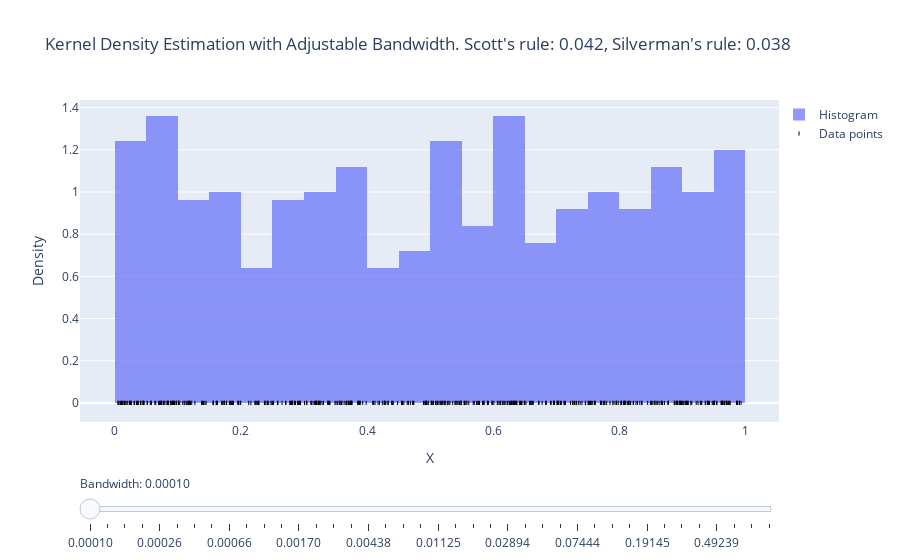

The notebook cell saved with this chart:
### Code cell
# Generate sample data
np.random.seed(42)
# data = np.concatenate([
#     np.random.normal(0.3, 0.05, 200),
#     np.random.normal(0.7, 0.05, 300)
# ])
# data = np.random.normal(0, 1, 500)
data = np.random.rand(500)

data = data[(data >= 0) & (data <= 1)]  # Ensure all data is between 0 and 1

# Calculate Scott's rule and Silverman's rule bandwidths
scott_bw = scott_bandwidth(data)
silverman_bw = silverman_bandwidth(data)

# Create the figure
fig = make_subplots(rows=1, cols=1)

# Add normalized histogram
fig.add_trace(go.Histogram(x=data, name='Histogram', opacity=0.7, nbinsx=30, histnorm='probability density'))

# Generate points for KDE plotting
x_plot = np.linspace(0, 1, 1000)

# Create KDE traces for different bandwidths
bandwidths = np.logspace(-4, 0, 40)  # Log scale from 0.001 to 1
kde_traces = []
null_density_areas = []

for bw in bandwidths:
    kde = KernelDensity(kernel='gaussian', bandwidth=bw).fit(data.reshape(-1, 1))
    y_plot = np.exp(kde.score_samples(x_plot.reshape(-1, 1)))
    trace = go.Scatter(x=x_plot, y=y_plot, mode='lines', name=f'KDE (bw={bw:.3f})', visible=False)
    kde_traces.append(trace)
    fig.add_trace(trace)
    
    # Calculate null density area
    null_density_area = quantify_null_density_area(kde, num_features=1)
    null_density_areas.append(null_density_area)

# Make the first KDE trace visible
kde_traces[0].visible = True

# Add small symbols to show data points
fig.add_trace(go.Scatter(x=data, y=np.zeros_like(data), mode='markers', marker=dict(size=3, color='black', symbol='line-ns-open'), name='Data points'))

# Create slider
steps = []
for i, bw in enumerate(bandwidths):
    step = dict(
        method="update",
        args=[
            {"visible": [True] + [False] * len(bandwidths) + [True]},
            {"annotations": [{
                "text": f"Null density area: {null_density_areas[i]:.4f}",
                "x": 1.,
                "y": 1.1,
                "xref": "paper",
                "yref": "paper",
                "showarrow": False,
                "font": {"size": 14}
            }]}
        ],
        label=f"{bw:.5f}"
    )
    step["args"][0]["visible"][i+1] = True  # +1 because of histogram
    steps.append(step)

sliders = [dict(
    active=0,
    currentvalue={"prefix": "Bandwidth: "},
    pad={"t": 50},
    steps=steps
)]

# Update layout
fig.update_layout(
    sliders=sliders,
    title=f'Kernel Density Estimation with Adjustable Bandwidth. Scott\'s rule: {scott_bw:.3f}, Silverman\'s rule: {silverman_bw:.3f}',
    xaxis_title='X',
    yaxis_title='Density',
    showlegend=True,
    legend=dict(
        y=1, yanchor="top",
        x=1, xanchor="left",
    ),
    xaxis=dict(
        rangeslider=dict(visible=False),
        tickson="boundaries",
        ticklen=20
    )
)

# Update names for better legend
fig.data[0].name = 'Histogram'
for trace in fig.data[1:-1]:  # Exclude the last trace (data points)
    trace.name = 'KDE'

# Show the plot
fig.show()

### Figure 1 — Plotly figure (JSON) as saved in the notebook; plotly's stock layout.template omitted (floating-point values rounded to 4 significant figures; data arrays with more than 128 entries replaced by an {"elided": "..."} marker saying what was removed)
{"data": [{"histnorm": "probability density", "name": "Histogram", "nbinsx": 30, "opacity": 0.7, "type": "histogram", "x": {"elided": "500 float values"}}, {"mode": "lines", "name": "KDE", "type": "scatter", "visible": false, "x": {"elided": "1000 float values"}, "y": {"elided": "1000 float values"}}, {"mode": "lines", "name": "KDE", "type": "scatter", "visible": false, "x": {"elided": "1000 float values"}, "y": {"elided": "1000 float values"}}, {"mode": "lines", "name": "KDE", "type": "scatter", "visible": false, "x": {"elided": "1000 float values"}, "y": {"elided": "1000 float values"}}, {"mode": "lines", "name": "KDE", "type": "scatter", "visible": false, "x": {"elided": "1000 float values"}, "y": {"elided": "1000 float values"}}, {"mode": "lines", "name": "KDE", "type": "scatter", "visible": false, "x": {"elided": "1000 float values"}, "y": {"elided": "1000 float values"}}, {"mode": "lines", "name": "KDE", "type": "scatter", "visible": false, "x": {"elided": "1000 float values"}, "y": {"elided": "1000 float values"}}, {"mode": "lines", "name": "KDE", "type": "scatter", "visible": false, "x": {"elided": "1000 float values"}, "y": {"elided": "1000 float values"}}, {"mode": "lines", "name": "KDE", "type": "scatter", "visible": false, "x": {"elided": "1000 float values"}, "y": {"elided": "1000 float values"}}, {"mode": "lines", "name": "KDE", "type": "scatter", "visible": false, "x": {"elided": "1000 float values"}, "y": {"elided": "1000 float values"}}, {"mode": "lines", "name": "KDE", "type": "scatter", "visible": false, "x": {"elided": "1000 float values"}, "y": {"elided": "1000 float values"}}, {"mode": "lines", "name": "KDE", "type": "scatter", "visible": false, "x": {"elided": "1000 float values"}, "y": {"elided": "1000 float values"}}, {"mode": "lines", "name": "KDE", "type": "scatter", "visible": false, "x": {"elided": "1000 float values"}, "y": {"elided": "1000 float values"}}, {"mode": "lines", "name": "KDE", "type": "scatter", "visible": false, "x": {"elided": "1000 float values"}, "y": {"elided": "1000 float values"}}, {"mode": "lines", "name": "KDE", "type": "scatter", "visible": false, "x": {"elided": "1000 float values"}, "y": {"elided": "1000 float values"}}, {"mode": "lines", "name": "KDE", "type": "scatter", "visible": false, "x": {"elided": "1000 float values"}, "y": {"elided": "1000 float values"}}, {"mode": "lines", "name": "KDE", "type": "scatter", "visible": false, "x": {"elided": "1000 float values"}, "y": {"elided": "1000 float values"}}, {"mode": "lines", "name": "KDE", "type": "scatter", "visible": false, "x": {"elided": "1000 float values"}, "y": {"elided": "1000 float values"}}, {"mode": "lines", "name": "KDE", "type": "scatter", "visible": false, "x": {"elided": "1000 float values"}, "y": {"elided": "1000 float values"}}, {"mode": "lines", "name": "KDE", "type": "scatter", "visible": false, "x": {"elided": "1000 float values"}, "y": {"elided": "1000 float values"}}, {"mode": "lines", "name": "KDE", "type": "scatter", "visible": false, "x": {"elided": "1000 float values"}, "y": {"elided": "1000 float values"}}, {"mode": "lines", "name": "KDE", "type": "scatter", "visible": false, "x": {"elided": "1000 float values"}, "y": {"elided": "1000 float values"}}, {"mode": "lines", "name": "KDE", "type": "scatter", "visible": false, "x": {"elided": "1000 float values"}, "y": {"elided": "1000 float values"}}, {"mode": "lines", "name": "KDE", "type": "scatter", "visible": false, "x": {"elided": "1000 float values"}, "y": {"elided": "1000 float values"}}, {"mode": "lines", "name": "KDE", "type": "scatter", "visible": false, "x": {"elided": "1000 float values"}, "y": {"elided": "1000 float values"}}, {"mode": "lines", "name": "KDE", "type": "scatter", "visible": false, "x": {"elided": "1000 float values"}, "y": {"elided": "1000 float values"}}, {"mode": "lines", "name": "KDE", "type": "scatter", "visible": false, "x": {"elided": "1000 float values"}, "y": {"elided": "1000 float values"}}, {"mode": "lines", "name": "KDE", "type": "scatter", "visible": false, "x": {"elided": "1000 float values"}, "y": {"elided": "1000 float values"}}, {"mode": "lines", "name": "KDE", "type": "scatter", "visible": false, "x": {"elided": "1000 float values"}, "y": {"elided": "1000 float values"}}, {"mode": "lines", "name": "KDE", "type": "scatter", "visible": false, "x": {"elided": "1000 float values"}, "y": {"elided": "1000 float values"}}, {"mode": "lines", "name": "KDE", "type": "scatter", "visible": false, "x": {"elided": "1000 float values"}, "y": {"elided": "1000 float values"}}, {"mode": "lines", "name": "KDE", "type": "scatter", "visible": false, "x": {"elided": "1000 float values"}, "y": {"elided": "1000 float values"}}, {"mode": "lines", "name": "KDE", "type": "scatter", "visible": false, "x": {"elided": "1000 float values"}, "y": {"elided": "1000 float values"}}, {"mode": "lines", "name": "KDE", "type": "scatter", "visible": false, "x": {"elided": "1000 float values"}, "y": {"elided": "1000 float values"}}, {"mode": "lines", "name": "KDE", "type": "scatter", "visible": false, "x": {"elided": "1000 float values"}, "y": {"elided": "1000 float values"}}, {"mode": "lines", "name": "KDE", "type": "scatter", "visible": false, "x": {"elided": "1000 float values"}, "y": {"elided": "1000 float values"}}, {"mode": "lines", "name": "KDE", "type": "scatter", "visible": false, "x": {"elided": "1000 float values"}, "y": {"elided": "1000 float values"}}, {"mode": "lines", "name": "KDE", "type": "scatter", "visible": false, "x": {"elided": "1000 float values"}, "y": {"elided": "1000 float values"}}, {"mode": "lines", "name": "KDE", "type": "scatter", "visible": false, "x": {"elided": "1000 float values"}, "y": {"elided": "1000 float values"}}, {"mode": "lines", "name": "KDE", "type": "scatter", "visible": false, "x": {"elided": "1000 float values"}, "y": {"elided": "1000 float values"}}, {"mode": "lines", "name": "KDE", "type": "scatter", "visible": false, "x": {"elided": "1000 float values"}, "y": {"elided": "1000 float values"}}, {"marker": {"color": "black", "size": 3, "symbol": "line-ns-open"}, "mode": "markers", "name": "Data points", "type": "scatter", "x": {"elided": "500 float values"}, "y": {"elided": "500 int values"}}], "layout": {"legend": {"x": 1, "xanchor": "left", "y": 1, "yanchor": "top"}, "showlegend": true, "sliders": [{"active": 0, "currentvalue": {"prefix": "Bandwidth: "}, "pad": {"t": 50}, "steps": [{"args": [{"visible": [true, true, false, false, false, false, false, false, false, false, false, false, false, false, false, false, false, false, false, false, false, false, false, false, false, false, false, false, false, false, false, false, false, false, false, false, false, false, false, false, false, true]}, {"annotations": [{"font": {"size": 14}, "showarrow": false, "text": "Null density area: 0.5906", "x": 1, "xref": "paper", "y": 1.1, "yref": "paper"}]}], "label": "0.00010", "method": "update"}, {"args": [{"visible": [true, false, true, false, false, false, false, false, false, false, false, false, false, false, false, false, false, false, false, false, false, false, false, false, false, false, false, false, false, false, false, false, false, false, false, false, false, false, false, false, false, true]}, {"annotations": [{"font": {"size": 14}, "showarrow": false, "text": "Null density area: 0.5181", "x": 1, "xref": "paper", "y": 1.1, "yref": "paper"}]}], "label": "0.00013", "method": "update"}, {"args": [{"visible": [true, false, false, true, false, false, false, false, false, false, false, false, false, false, false, false, false, false, false, false, false, false, false, false, false, false, false, false, false, false, false, false, false, false, false, false, false, false, false, false, false, true]}, {"annotations": [{"font": {"size": 14}, "showarrow": false, "text": "Null density area: 0.4426", "x": 1, "xref": "paper", "y": 1.1, "yref": "paper"}]}], "label": "0.00016", "method": "update"}, {"args": [{"visible": [true, false, false, false, true, false, false, false, false, false, false, false, false, false, false, false, false, false, false, false, false, false, false, false, false, false, false, false, false, false, false, false, false, false, false, false, false, false, false, false, false, true]}, {"annotations": [{"font": {"size": 14}, "showarrow": false, "text": "Null density area: 0.3613", "x": 1, "xref": "paper", "y": 1.1, "yref": "paper"}]}], "label": "0.00020", "method": "update"}, {"args": [{"visible": [true, false, false, false, false, true, false, false, false, false, false, false, false, false, false, false, false, false, false, false, false, false, false, false, false, false, false, false, false, false, false, false, false, false, false, false, false, false, false, false, false, true]}, {"annotations": [{"font": {"size": 14}, "showarrow": false, "text": "Null density area: 0.2852", "x": 1, "xref": "paper", "y": 1.1, "yref": "paper"}]}], "label": "0.00026", "method": "update"}, {"args": [{"visible": [true, false, false, false, false, false, true, false, false, false, false, false, false, false, false, false, false, false, false, false, false, false, false, false, false, false, false, false, false, false, false, false, false, false, false, false, false, false, false, false, false, true]}, {"annotations": [{"font": {"size": 14}, "showarrow": false, "text": "Null density area: 0.2166", "x": 1, "xref": "paper", "y": 1.1, "yref": "paper"}]}], "label": "0.00033", "method": "update"}, {"args": [{"visible": [true, false, false, false, false, false, false, true, false, false, false, false, false, false, false, false, false, false, false, false, false, false, false, false, false, false, false, false, false, false, false, false, false, false, false, false, false, false, false, false, false, true]}, {"annotations": [{"font": {"size": 14}, "showarrow": false, "text": "Null density area: 0.1553", "x": 1, "xref": "paper", "y": 1.1, "yref": "paper"}]}], "label": "0.00041", "method": "update"}, {"args": [{"visible": [true, false, false, false, false, false, false, false, true, false, false, false, false, false, false, false, false, false, false, false, false, false, false, false, false, false, false, false, false, false, false, false, false, false, false, false, false, false, false, false, false, true]}, {"annotations": [{"font": {"size": 14}, "showarrow": false, "text": "Null density area: 0.0992", "x": 1, "xref": "paper", "y": 1.1, "yref": "paper"}]}], "label": "0.00052", "method": "update"}, {"args": [{"visible": [true, false, false, false, false, false, false, false, false, true, false, false, false, false, false, false, false, false, false, false, false, false, false, false, false, false, false, false, false, false, false, false, false, false, false, false, false, false, false, false, false, true]}, {"annotations": [{"font": {"size": 14}, "showarrow": false, "text": "Null density area: 0.0568", "x": 1, "xref": "paper", "y": 1.1, "yref": "paper"}]}], "label": "0.00066", "method": "update"}, {"args": [{"visible": [true, false, false, false, false, false, false, false, false, false, true, false, false, false, false, false, false, false, false, false, false, false, false, false, false, false, false, false, false, false, false, false, false, false, false, false, false, false, false, false, false, true]}, {"annotations": [{"font": {"size": 14}, "showarrow": false, "text": "Null density area: 0.0297", "x": 1, "xref": "paper", "y": 1.1, "yref": "paper"}]}], "label": "0.00084", "method": "update"}, {"args": [{"visible": [true, false, false, false, false, false, false, false, false, false, false, true, false, false, false, false, false, false, false, false, false, false, false, false, false, false, false, false, false, false, false, false, false, false, false, false, false, false, false, false, false, true]}, {"annotations": [{"font": {"size": 14}, "showarrow": false, "text": "Null density area: 0.0115", "x": 1, "xref": "paper", "y": 1.1, "yref": "paper"}]}], "label": "0.00106", "method": "update"}, {"args": [{"visible": [true, false, false, false, false, false, false, false, false, false, false, false, true, false, false, false, false, false, false, false, false, false, false, false, false, false, false, false, false, false, false, false, false, false, false, false, false, false, false, false, false, true]}, {"annotations": [{"font": {"size": 14}, "showarrow": false, "text": "Null density area: 0.0034", "x": 1, "xref": "paper", "y": 1.1, "yref": "paper"}]}], "label": "0.00134", "method": "update"}, {"args": [{"visible": [true, false, false, false, false, false, false, false, false, false, false, false, false, true, false, false, false, false, false, false, false, false, false, false, false, false, false, false, false, false, false, false, false, false, false, false, false, false, false, false, false, true]}, {"annotations": [{"font": {"size": 14}, "showarrow": false, "text": "Null density area: 0.0000", "x": 1, "xref": "paper", "y": 1.1, "yref": "paper"}]}], "label": "0.00170", "method": "update"}, {"args": [{"visible": [true, false, false, false, false, false, false, false, false, false, false, false, false, false, true, false, false, false, false, false, false, false, false, false, false, false, false, false, false, false, false, false, false, false, false, false, false, false, false, false, false, true]}, {"annotations": [{"font": {"size": 14}, "showarrow": false, "text": "Null density area: 0.0000", "x": 1, "xref": "paper", "y": 1.1, "yref": "paper"}]}], "label": "0.00215", "method": "update"}, {"args": [{"visible": [true, false, false, false, false, false, false, false, false, false, false, false, false, false, false, true, false, false, false, false, false, false, false, false, false, false, false, false, false, false, false, false, false, false, false, false, false, false, false, false, false, true]}, {"annotations": [{"font": {"size": 14}, "showarrow": false, "text": "Null density area: 0.0000", "x": 1, "xref": "paper", "y": 1.1, "yref": "paper"}]}], "label": "0.00273", "method": "update"}, {"args": [{"visible": [true, false, false, false, false, false, false, false, false, false, false, false, false, false, false, false, true, false, false, false, false, false, false, false, false, false, false, false, false, false, false, false, false, false, false, false, false, false, false, false, false, true]}, {"annotations": [{"font": {"size": 14}, "showarrow": false, "text": "Null density area: 0.0000", "x": 1, "xref": "paper", "y": 1.1, "yref": "paper"}]}], "label": "0.00346", "method": "update"}, {"args": [{"visible": [true, false, false, false, false, false, false, false, false, false, false, false, false, false, false, false, false, true, false, false, false, false, false, false, false, false, false, false, false, false, false, false, false, false, false, false, false, false, false, false, false, true]}, {"annotations": [{"font": {"size": 14}, "showarrow": false, "text": "Null density area: 0.0000", "x": 1, "xref": "paper", "y": 1.1, "yref": "paper"}]}], "label": "0.00438", "method": "update"}, {"args": [{"visible": [true, false, false, false, false, false, false, false, false, false, false, false, false, false, false, false, false, false, true, false, false, false, false, false, false, false, false, false, false, false, false, false, false, false, false, false, false, false, false, false, false, true]}, {"annotations": [{"font": {"size": 14}, "showarrow": false, "text": "Null density area: 0.0000", "x": 1, "xref": "paper", "y": 1.1, "yref": "paper"}]}], "label": "0.00554", "method": "update"}, {"args": [{"visible": [true, false, false, false, false, false, false, false, false, false, false, false, false, false, false, false, false, false, false, true, false, false, false, false, false, false, false, false, false, false, false, false, false, false, false, false, false, false, false, false, false, true]}, {"annotations": [{"font": {"size": 14}, "showarrow": false, "text": "Null density area: 0.0000", "x": 1, "xref": "paper", "y": 1.1, "yref": "paper"}]}], "label": "0.00702", "method": "update"}, {"args": [{"visible": [true, false, false, false, false, false, false, false, false, false, false, false, false, false, false, false, false, false, false, false, true, false, false, false, false, false, false, false, false, false, false, false, false, false, false, false, false, false, false, false, false, true]}, {"annotations": [{"font": {"size": 14}, "showarrow": false, "text": "Null density area: 0.0000", "x": 1, "xref": "paper", "y": 1.1, "yref": "paper"}]}], "label": "0.00889", "method": "update"}, {"args": [{"visible": [true, false, false, false, false, false, false, false, false, false, false, false, false, false, false, false, false, false, false, false, false, true, false, false, false, false, false, false, false, false, false, false, false, false, false, false, false, false, false, false, false, true]}, {"annotations": [{"font": {"size": 14}, "showarrow": false, "text": "Null density area: 0.0000", "x": 1, "xref": "paper", "y": 1.1, "yref": "paper"}]}], "label": "0.01125", "method": "update"}, {"args": [{"visible": [true, false, false, false, false, false, false, false, false, false, false, false, false, false, false, false, false, false, false, false, false, false, true, false, false, false, false, false, false, false, false, false, false, false, false, false, false, false, false, false, false, true]}, {"annotations": [{"font": {"size": 14}, "showarrow": false, "text": "Null density area: 0.0000", "x": 1, "xref": "paper", "y": 1.1, "yref": "paper"}]}], "label": "0.01425", "method": "update"}, {"args": [{"visible": [true, false, false, false, false, false, false, false, false, false, false, false, false, false, false, false, false, false, false, false, false, false, false, true, false, false, false, false, false, false, false, false, false, false, false, false, false, false, false, false, false, true]}, {"annotations": [{"font": {"size": 14}, "showarrow": false, "text": "Null density area: 0.0000", "x": 1, "xref": "paper", "y": 1.1, "yref": "paper"}]}], "label": "0.01805", "method": "update"}, {"args": [{"visible": [true, false, false, false, false, false, false, false, false, false, false, false, false, false, false, false, false, false, false, false, false, false, false, false, true, false, false, false, false, false, false, false, false, false, false, false, false, false, false, false, false, true]}, {"annotations": [{"font": {"size": 14}, "showarrow": false, "text": "Null density area: 0.0000", "x": 1, "xref": "paper", "y": 1.1, "yref": "paper"}]}], "label": "0.02285", "method": "update"}, {"args": [{"visible": [true, false, false, false, false, false, false, false, false, false, false, false, false, false, false, false, false, false, false, false, false, false, false, false, false, true, false, false, false, false, false, false, false, false, false, false, false, false, false, false, false, true]}, {"annotations": [{"font": {"size": 14}, "showarrow": false, "text": "Null density area: 0.0000", "x": 1, "xref": "paper", "y": 1.1, "yref": "paper"}]}], "label": "0.02894", "method": "update"}, {"args": [{"visible": [true, false, false, false, false, false, false, false, false, false, false, false, false, false, false, false, false, false, false, false, false, false, false, false, false, false, true, false, false, false, false, false, false, false, false, false, false, false, false, false, false, true]}, {"annotations": [{"font": {"size": 14}, "showarrow": false, "text": "Null density area: 0.0000", "x": 1, "xref": "paper", "y": 1.1, "yref": "paper"}]}], "label": "0.03665", "method": "update"}, {"args": [{"visible": [true, false, false, false, false, false, false, false, false, false, false, false, false, false, false, false, false, false, false, false, false, false, false, false, false, false, false, true, false, false, false, false, false, false, false, false, false, false, false, false, false, true]}, {"annotations": [{"font": {"size": 14}, "showarrow": false, "text": "Null density area: 0.0000", "x": 1, "xref": "paper", "y": 1.1, "yref": "paper"}]}], "label": "0.04642", "method": "update"}, {"args": [{"visible": [true, false, false, false, false, false, false, false, false, false, false, false, false, false, false, false, false, false, false, false, false, false, false, false, false, false, false, false, true, false, false, false, false, false, false, false, false, false, false, false, false, true]}, {"annotations": [{"font": {"size": 14}, "showarrow": false, "text": "Null density area: 0.0000", "x": 1, "xref": "paper", "y": 1.1, "yref": "paper"}]}], "label": "0.05878", "method": "update"}, {"args": [{"visible": [true, false, false, false, false, false, false, false, false, false, false, false, false, false, false, false, false, false, false, false, false, false, false, false, false, false, false, false, false, true, false, false, false, false, false, false, false, false, false, false, false, true]}, {"annotations": [{"font": {"size": 14}, "showarrow": false, "text": "Null density area: 0.0000", "x": 1, "xref": "paper", "y": 1.1, "yref": "paper"}]}], "label": "0.07444", "method": "update"}, {"args": [{"visible": [true, false, false, false, false, false, false, false, false, false, false, false, false, false, false, false, false, false, false, false, false, false, false, false, false, false, false, false, false, false, true, false, false, false, false, false, false, false, false, false, false, true]}, {"annotations": [{"font": {"size": 14}, "showarrow": false, "text": "Null density area: 0.0000", "x": 1, "xref": "paper", "y": 1.1, "yref": "paper"}]}], "label": "0.09427", "method": "update"}, {"args": [{"visible": [true, false, false, false, false, false, false, false, false, false, false, false, false, false, false, false, false, false, false, false, false, false, false, false, false, false, false, false, false, false, false, true, false, false, false, false, false, false, false, false, false, true]}, {"annotations": [{"font": {"size": 14}, "showarrow": false, "text": "Null density area: 0.0000", "x": 1, "xref": "paper", "y": 1.1, "yref": "paper"}]}], "label": "0.11938", "method": "update"}, {"args": [{"visible": [true, false, false, false, false, false, false, false, false, false, false, false, false, false, false, false, false, false, false, false, false, false, false, false, false, false, false, false, false, false, false, false, true, false, false, false, false, false, false, false, false, true]}, {"annotations": [{"font": {"size": 14}, "showarrow": false, "text": "Null density area: 0.0000", "x": 1, "xref": "paper", "y": 1.1, "yref": "paper"}]}], "label": "0.15118", "method": "update"}, {"args": [{"visible": [true, false, false, false, false, false, false, false, false, false, false, false, false, false, false, false, false, false, false, false, false, false, false, false, false, false, false, false, false, false, false, false, false, true, false, false, false, false, false, false, false, true]}, {"annotations": [{"font": {"size": 14}, "showarrow": false, "text": "Null density area: 0.0000", "x": 1, "xref": "paper", "y": 1.1, "yref": "paper"}]}], "label": "0.19145", "method": "update"}, {"args": [{"visible": [true, false, false, false, false, false, false, false, false, false, false, false, false, false, false, false, false, false, false, false, false, false, false, false, false, false, false, false, false, false, false, false, false, false, true, false, false, false, false, false, false, true]}, {"annotations": [{"font": {"size": 14}, "showarrow": false, "text": "Null density area: 0.0000", "x": 1, "xref": "paper", "y": 1.1, "yref": "paper"}]}], "label": "0.24245", "method": "update"}, {"args": [{"visible": [true, false, false, false, false, false, false, false, false, false, false, false, false, false, false, false, false, false, false, false, false, false, false, false, false, false, false, false, false, false, false, false, false, false, false, true, false, false, false, false, false, true]}, {"annotations": [{"font": {"size": 14}, "showarrow": false, "text": "Null density area: 0.0000", "x": 1, "xref": "paper", "y": 1.1, "yref": "paper"}]}], "label": "0.30703", "method": "update"}, {"args": [{"visible": [true, false, false, false, false, false, false, false, false, false, false, false, false, false, false, false, false, false, false, false, false, false, false, false, false, false, false, false, false, false, false, false, false, false, false, false, true, false, false, false, false, true]}, {"annotations": [{"font": {"size": 14}, "showarrow": false, "text": "Null density area: 0.0000", "x": 1, "xref": "paper", "y": 1.1, "yref": "paper"}]}], "label": "0.38882", "method": "update"}, {"args": [{"visible": [true, false, false, false, false, false, false, false, false, false, false, false, false, false, false, false, false, false, false, false, false, false, false, false, false, false, false, false, false, false, false, false, false, false, false, false, false, true, false, false, false, true]}, {"annotations": [{"font": {"size": 14}, "showarrow": false, "text": "Null density area: 0.0000", "x": 1, "xref": "paper", "y": 1.1, "yref": "paper"}]}], "label": "0.49239", "method": "update"}, {"args": [{"visible": [true, false, false, false, false, false, false, false, false, false, false, false, false, false, false, false, false, false, false, false, false, false, false, false, false, false, false, false, false, false, false, false, false, false, false, false, false, false, true, false, false, true]}, {"annotations": [{"font": {"size": 14}, "showarrow": false, "text": "Null density area: 0.0000", "x": 1, "xref": "paper", "y": 1.1, "yref": "paper"}]}], "label": "0.62355", "method": "update"}, {"args": [{"visible": [true, false, false, false, false, false, false, false, false, false, false, false, false, false, false, false, false, false, false, false, false, false, false, false, false, false, false, false, false, false, false, false, false, false, false, false, false, false, false, true, false, true]}, {"annotations": [{"font": {"size": 14}, "showarrow": false, "text": "Null density area: 0.0000", "x": 1, "xref": "paper", "y": 1.1, "yref": "paper"}]}], "label": "0.78965", "method": "update"}, {"args": [{"visible": [true, false, false, false, false, false, false, false, false, false, false, false, false, false, false, false, false, false, false, false, false, false, false, false, false, false, false, false, false, false, false, false, false, false, false, false, false, false, false, false, true, true]}, {"annotations": [{"font": {"size": 14}, "showarrow": false, "text": "Null density area: 0.0000", "x": 1, "xref": "paper", "y": 1.1, "yref": "paper"}]}], "label": "1.00000", "method": "update"}]}], "title": {"text": "Kernel Density Estimation with Adjustable Bandwidth. Scott's rule: 0.042, Silverman's rule: 0.038"}, "xaxis": {"anchor": "y", "domain": [0, 1], "rangeslider": {"visible": false}, "ticklen": 20, "tickson": "boundaries", "title": {"text": "X"}}, "yaxis": {"anchor": "x", "domain": [0, 1], "title": {"text": "Density"}}}}
